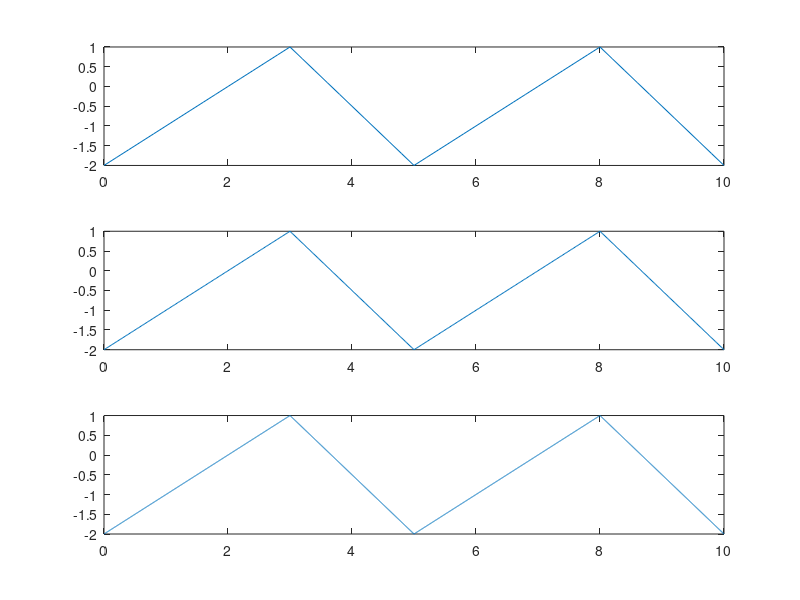

MATLAB code for this plot:
T=10;
%T0 e perioada si f0 e frecventa
T0=5;
f0=1/T0;
t1=0:0.2:10;
t2=0:0.02:10;
t3=0:0.002:10;
sig1= -0.5+ 1.5*sawtooth(t1*2*pi*f0,0.6);
sig2= -0.5+ 1.5*sawtooth(t2*2*pi*f0,0.6);
sig3= -0.5+ 1.5*sawtooth(t3*2*pi*f0,0.6);
%am luat al doilea parametru al functiei sawtooth
%0.6 ca sa gasim panta pozitiva =2
subplot(3,1,1)
plot(t1,sig1)
subplot(3,1,2)
plot(t2,sig2)
subplot(3,1,3)
plot(t3,sig3)
%folosim subplot si plot ca sa afisam cele 3 grafice la 3 rez diferite